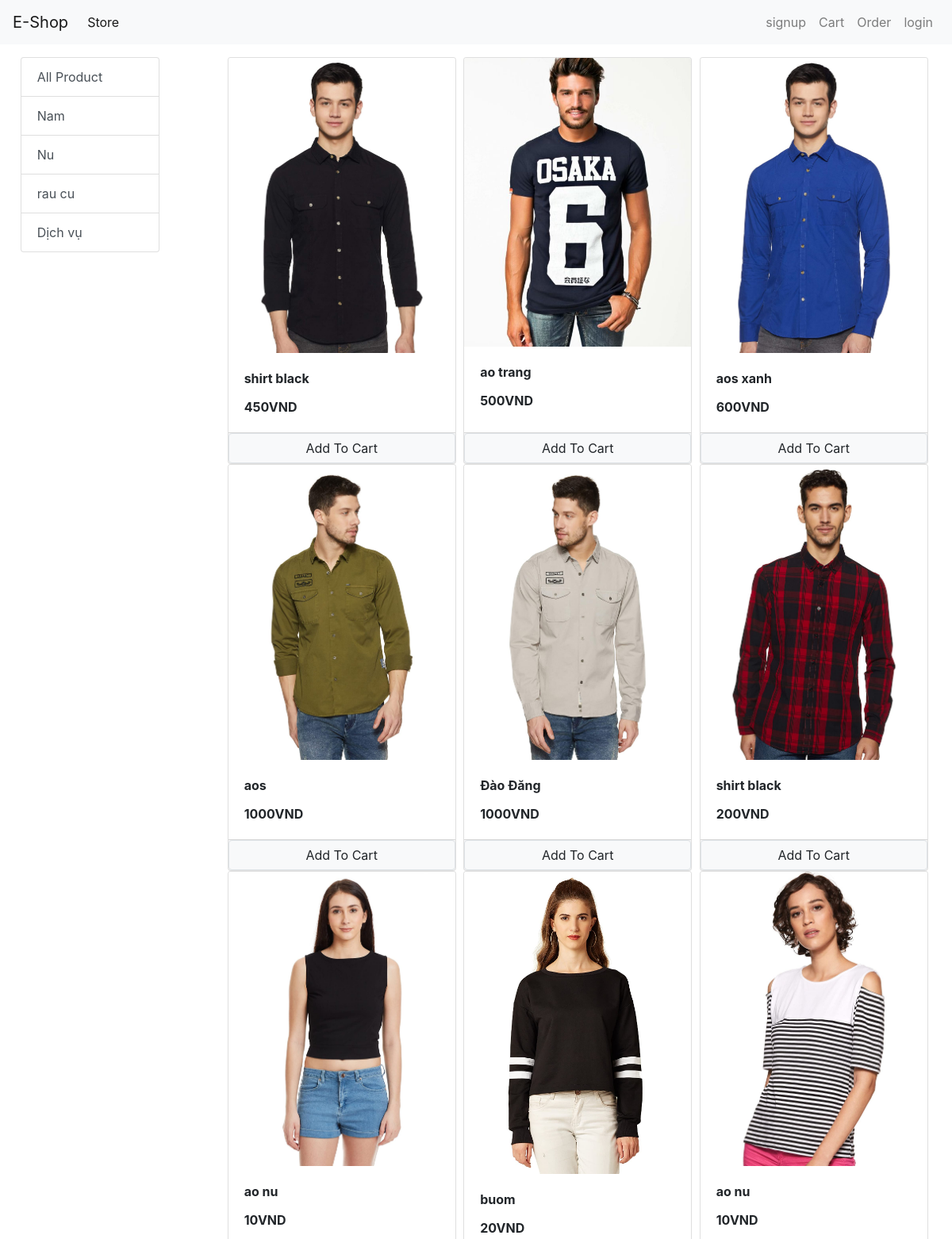
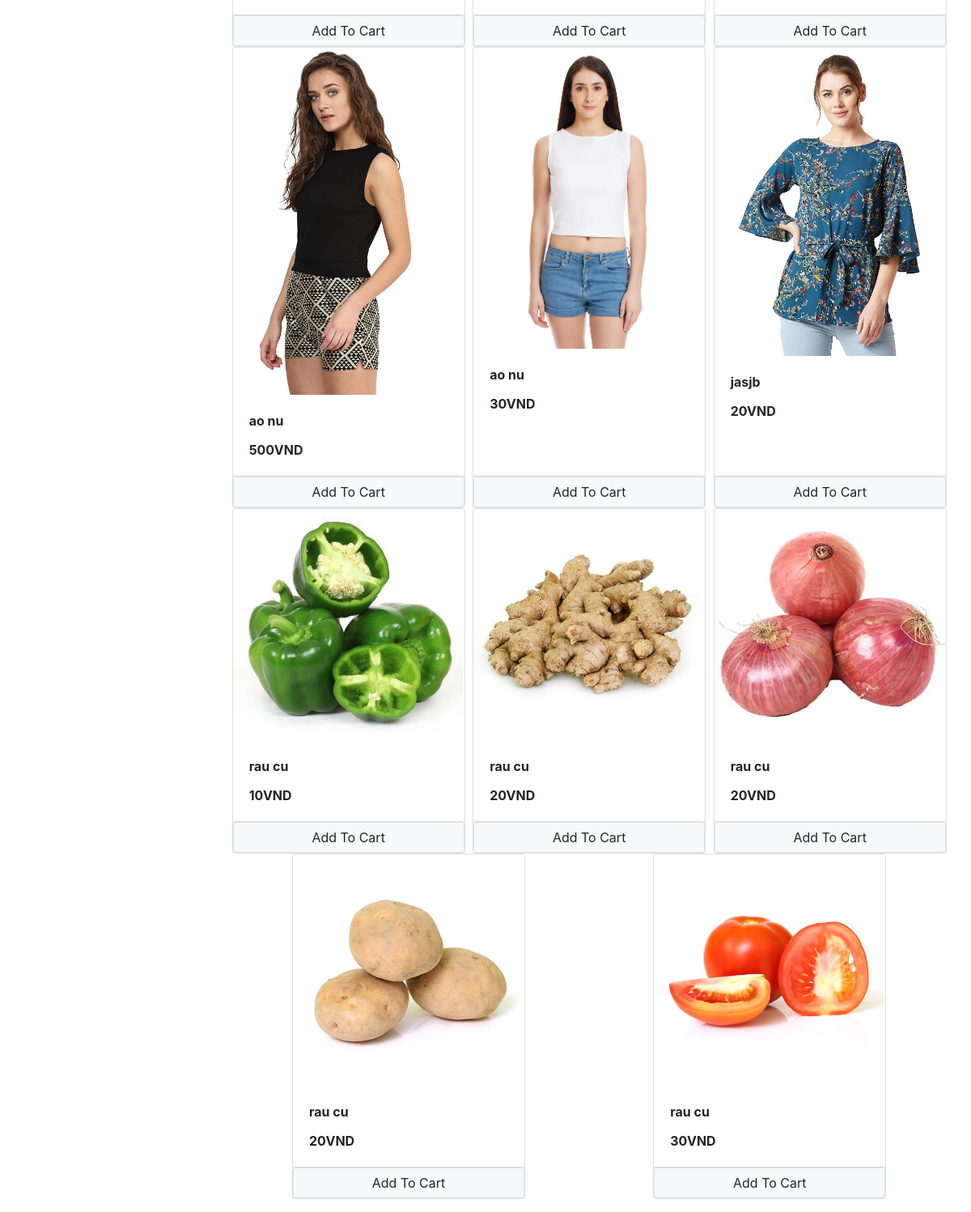
The page / on the database its author committed (2 pictures, top to bottom).
### store/models/category.py (models this page shows, shortened)
class Category(models.Model):
    name = models.CharField(max_length=20)
    @staticmethod
    def get_all_categories():
       return Category.objects.all()

### store/models/product.py (models this page shows, shortened)
class Product(models.Model):
    name = models.CharField(max_length=50)
    price = models.IntegerField(default=0)
    category = models.ForeignKey(Category, on_delete= models.CASCADE, default=1)
    description = models.CharField(max_length=200, default='' , null=True , blank=True)
    image = models.ImageField(upload_to='uploads/products/')
    @staticmethod
    def get_all_products():
        return Product.objects.all()

### store/views/home.py (the view, shortened to what this page needs)
# urls.py: path('', Index.as_view() , name = 'homepage'),
class Index(View):
    def get(self,request):
        cart = request.session.get('cart')
        if not cart:
            request.session['cart']= {}
        products = None
        categories = Category.get_all_categories()
        categoryID = request.GET.get('category')
        if categoryID:
            products = Product.get_all_products_by_categoryid(categoryID)
        else:
            products = Product.get_all_products()
        data = {}
        data['products'] = products
        data['categories'] = categories
        print('you are:', request.session.get('email'))
        return render(request, 'index.html', data)

### store/templatetags/cart.py (called while the page is built)
@register.filter(name='cart_quantity')
def cart_quantity(product  , cart):
    keys = cart.keys()
    for id in keys:
        if int(id) == product.id:
            return cart.get(id)
    return 0;

### store/templatetags/custom_filter.py (called while the page is built)
@register.filter(name='currency')
def currency(number):
    return str(number)+'VND'

### store/templates/index.html (shortened to what this page needs)
{% extends "base.html" %}
{% block content %}
{% load cart %}
{% load custom_filter %}
<div class="row">
  <div class="col-lg-2 mx-auto">
    <div class="list-group">
      <a href="/" class="list-group-item list-group-item-action">All Product</a>
      {% for category in categories %}
      <a href="/?category={{category.id}}" class="list-group-item list-group-item-action">{{category.name}}</a>
      {% endfor %}
    </div>
  </div>
  <div id='products' class="col-lg-9 mx-auto">
      <div class="row mx-auto mb-3">
    {% for product in products %}
    <div class="card mx-auto" id={{product.id}} style="width: 18rem;">
    <img src="{{product.image.url}}" class="card-img-top" alt="...">
    <div class="card-body">
      <p class="card-title"><b>{{ product.name }}</b></p>
      <p class="card-text"><b> {{ product.price|currency }} </b></p>
    </div>
    <div class="card-footer p-0 no-gutters">
      {% if product|cart_quantity:request.session.cart%}
      <div class="row no-gutters">
        <form action="" class="col-2" method="POST">
          {% csrf_token %}
          <input type="text" hidden name="product" value="{{ product.id }}">
          <input type="text" hidden name="remove" value="True">
          <input type="submit" value=" - " class=" btn btn-block btn-secondary">
        </form>
        <div class="text-center col">{{product|cart_quantity:request.session.cart}} in Cart</div>
        <form action="" class="col-2" method="POST">
          {% csrf_token %}
          <input type="text" hidden name="product" value="{{ product.id }}">
          <input type="submit" value=" + " class=" btn btn-block btn-secondary">
        </form>
      </div>
      {% else %}
      <form action="/#{{product.id}}" method="POST" class="btn-block">
        <input type="submit" class="float-right btn btn-light border form-control" value="Add To Cart">
      </form>
      {% endif %}
    </div>
    </div>
    {% endfor %}
    </div>
    </div>
  </div>
{% endblock %}

### store/templates/base.html (shortened to what this page needs)
<!doctype html>
<html lang="en">
  <head>
    <link rel="stylesheet" href="https://cdn.jsdelivr.net/npm/bootstrap@4.5.3/dist/css/bootstrap.min.css">
  </head>
  <body>
    <nav class="navbar navbar-expand-lg navbar-light bg-light">
      <a class="navbar-brand" href="/">E-Shop</a>
      <div class="collapse navbar-collapse" id="navbarSupportedContent">
        <ul class="navbar-nav mr-auto">
          <li class="nav-item active">
            <a class="nav-link" href="/">Store <span class="sr-only">(current)</span></a>
          </li>
            </div>
        <ul class="navbar-nav my-2 my-lg-0">
          {% if request.session.customer %}
          <li class="nav-item ">
            <a class="nav-link" href="/logout">Logout <span class="sr-only">(current)</span></a>
          </li>
          <li class="nav-item ">
            <a class="nav-link" href="/cart">Cart
              <span class="badge badge-info">{{request.session.cart|length}}</span>
              <span class="sr-only">(current)</span></a>
          </li>
          <li class="nav-item ">
            <a class="nav-link" href="/orders">Order <span class="sr-only">(current)</span></a>
          </li>
          {% else %}
          <li class="nav-item ">
            <a class="nav-link" href="/signup">signup <span class="sr-only">(current)</span></a>
          </li>
          <li class="nav-item ">
            <a class="nav-link" href="/cart">Cart <span class="sr-only">(current)</span></a>
          </li>
          <li class="nav-item ">
            <a class="nav-link" href="/orders">Order<span class="sr-only">(current)</span></a>
          </li>
          <li class="nav-item ">
            <a class="nav-link" href="/login">login <span class="sr-only">(current)</span></a>
          </li>
          {% endif %}
        </ul>
    </nav>
        {% block content %} {% endblock %}
  </body>
</html>

### rows shown on the page
Category: name "Nam"
Category: name "Nu"
Category: name "rau cu"
Category: name "Dịch vụ"
Product: {{ product.id }} 1 (drawn), image (picture), name "shirt black", price "450VND"
Product: image (picture), name "ao trang", price "500VND"
Product: image (picture), name "aos xanh", price "600VND"
Product: image (picture), name "aos", price "1000VND"
Product: image (picture), name "Đào Đăng", price "1000VND"
Product: image (picture), name "shirt black", price "200VND"
Product: image (picture), name "ao nu", price "10VND"
Product: image (picture), name "buom", price "20VND"
Product: image (picture), name "ao nu", price "10VND"
Product: image (picture), name "ao nu", price "500VND"
Product: image (picture), name "ao nu", price "30VND"
Product: image (picture), name "jasjb", price "20VND"
Product: image (picture), name "rau cu", price "10VND"
Product: image (picture), name "rau cu", price "20VND"
Product: image (picture), name "rau cu", price "20VND"
Product: image (picture), name "rau cu", price "20VND"
Product: image (picture), name "rau cu", price "30VND"
